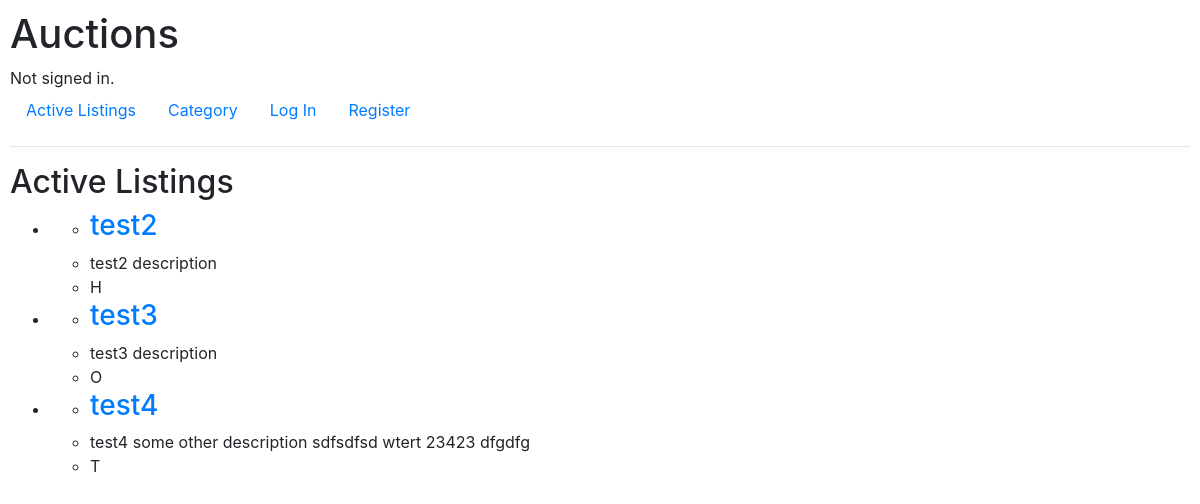
The app's page /, older data.
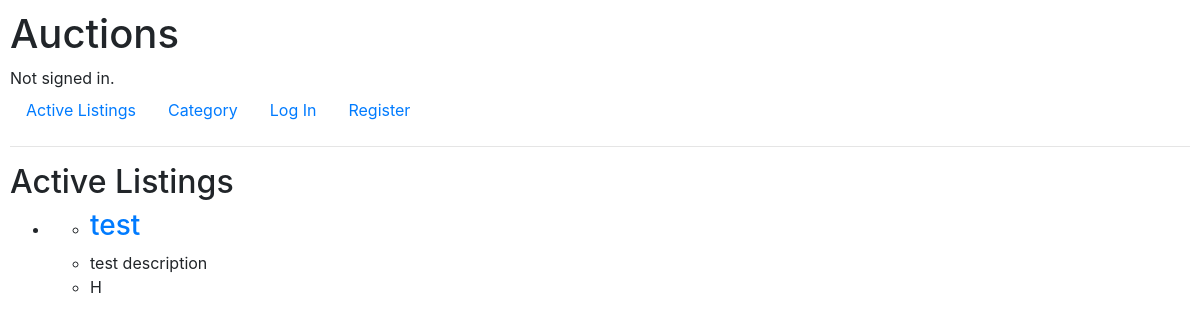
The same page, newer data.
### auctions/models.py (models this page shows)
class Listing(models.Model):
    CATEGORIES = [
        ('H', 'Home'),
        ('F', 'Fashion'),
        ('T', 'Toys'),
        ('E', 'Electronics'),
        ('O', 'Other')
    ]
    title = models.CharField(max_length=64)
    description = models.TextField()
    category = models.CharField(max_length=1, choices=CATEGORIES)
    watching = models.ManyToManyField(User,related_name='listings')

### auctions/views.py (the view)
# urls.py: path("", views.index, name="index"),
def index(request):
    listings = Listing.objects.all()
    return render(request, "auctions/index.html", {
        "listings": listings
    })

### auctions/templates/auctions/index.html
{% extends "auctions/layout.html" %}
{% block body %}
    <h2>Active Listings</h2>
    <ul>
        {% for listing in listings %}
        <li>
            <ul>
                <li><a href="{% url 'listing_page' listing.id %}"><h3>{{listing.title}}</h3></a></li>
                <li>{{listing.description}}</li>
                <li>{{listing.category}}</li>
            </ul>
        </li>
        {% endfor %}
    </ul>
{% endblock %}

### auctions/templates/auctions/layout.html (shortened to what this page needs)
{% load static %}
<!DOCTYPE html>
<html lang="en">
    <head>
        <link rel="stylesheet" href="https://stackpath.bootstrapcdn.com/bootstrap/4.4.1/css/bootstrap.min.css">
        <link href="{% static 'auctions/styles.css' %}" rel="stylesheet">
    </head>
    <body>
        <h1>Auctions</h1>
        <div>
            {% if user.is_authenticated %}
                Signed in as <strong>{{ user.username }}</strong>.
            {% else %}
                Not signed in.
            {% endif %}
        </div>
        <ul class="nav">
            <li class="nav-item">
                <a class="nav-link" href="{% url 'index' %}">Active Listings</a>
            </li>
            <li class="nav-item">
                <a class="nav-link" href="{% url 'category' %}">Category</a>
            </li>
            {% if user.is_authenticated %}
                <li class="nav-item">
                    <a class="nav-link" href="{% url 'watchlist' %}">Watchlist</a>
                </li>
                <li class="nav-item">
                    <a class="nav-link" href="{% url 'listing' %}">Create Listing</a>
                </li>
                <li class="nav-item">
                    <a class="nav-link" href="{% url 'logout' %}">Log Out</a>
                </li>
            {% else %}
                <li class="nav-item">
                    <a class="nav-link" href="{% url 'login' %}">Log In</a>
                </li>
                <li class="nav-item">
                    <a class="nav-link" href="{% url 'register' %}">Register</a>
                </li>
            {% endif %}
        </ul>
        <hr>
        {% block body %}
        {% endblock %}
    </body>
</html>

### auctions/static/auctions/styles.css (style rules this page uses)
body { padding: 10px; }

Row changes from the older to the newer data that the page shows:
removed Listing: title "test3", description "test3 description", category "O"
removed Listing: title "test4", description "test4 some other description sdfsdfsd wtert 23423 dfgdfg", category "T"
changed Listing: title "test2" → "test"; description "test2 description" → "test description"
